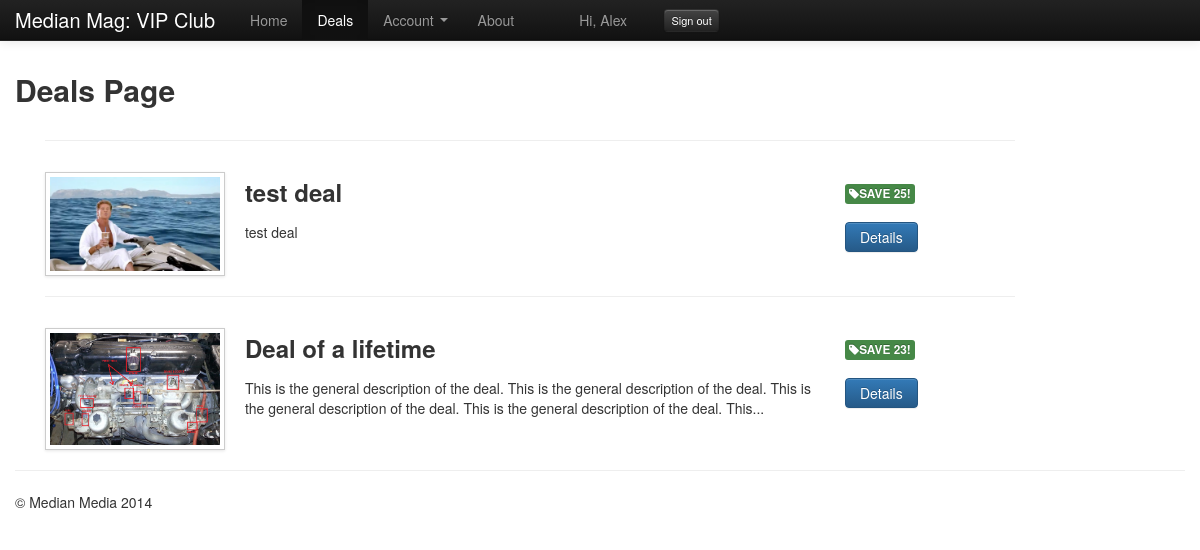
Page /index.php?p=deals (signed in) on the committed database.
### tables this page shows
CREATE TABLE IF NOT EXISTS `deals` (
  `dealer_id` int(30) NOT NULL COMMENT 'Owner Client',
  `deal_id` int(30) NOT NULL AUTO_INCREMENT COMMENT 'Deal ID',
  `deal_name` varchar(50) NOT NULL COMMENT 'Title',
  `deal_text` text NOT NULL COMMENT 'Description',
  `deal_img` varchar(200) NOT NULL COMMENT 'Img path',
  `deal_start` date NOT NULL COMMENT 'Start date',
  `deal_end` date NOT NULL COMMENT 'End date',
  `deal_oprice` decimal(10,2) NOT NULL COMMENT 'Original Price',
  `deal_vprice` decimal(10,2) NOT NULL COMMENT 'VIP Price',
  `deal_redemptions` int(10) NOT NULL COMMENT '# redemptions',
  `deal_max` int(10) NOT NULL COMMENT 'Max avail',
  `deal_active` tinyint(4) NOT NULL DEFAULT '1',
  PRIMARY KEY (`deal_id`),
  KEY `deal_id` (`deal_id`),
  KEY `deal_id_2` (`deal_id`),
  KEY `deal_id_3` (`deal_id`)
);

### index.php (called while the page is built)
<?php include('inc/head.php');?>
<?php include('inc/navbar.php');?>
<?php include('inc/main.php');?>
<?php include('inc/footer.php');?>

### inc/functions.php (called while the page is built, shortened)
<?php
function truncate_string($string, $limit, $break=" ", $pad="...")
{
  if(strlen($string) <= $limit) return $string;
  if(false !== ($breakpoint = strpos($string, $break, $limit))) {
    if($breakpoint < strlen($string) - 1) {
      $string = substr($string, 0, $breakpoint) . $pad;
    }
  }
  return $string;
}
?>

### inc/deals.php (the view, shortened to what this page needs)
<h2>Deals Page</h2>
<?php
$deal_data = mysql_query("SELECT * FROM deals WHERE deal_active = 1");
while ($deal = mysql_fetch_array($deal_data)){
	if (isset($deal)){
		$deal_id = $deal['deal_id'];
		$deal_name = $deal['deal_name'];
		$img_path = $deal['deal_img'];
		$deal_text = $deal['deal_text'];
		$deal_text = truncate_string($deal_text, 186);
		$deal_oprice = $deal['deal_oprice'];
		$deal_vprice = $deal['deal_vprice'];
		$deal_sprice = $deal_oprice - $deal_vprice;
echo "<div class=\"span10\"><hr></div>";
echo "<div class=\"span2\"><div class=\"deal-thumb\"><img src=\"";
echo $img_path;
echo "\" class=\"img-polaroid\"></div></div><div class=\"span6\">";
echo "<h3>" . htmlspecialchars($deal_name) . "</h3>";
echo "<p>" . htmlspecialchars($deal_text) . "</p></div>";
echo "<div class=\"span2\">";
echo "<br>";
echo "<span class=\"label label-success\"><i class=\"icon-tag icon-white\"></i><strong>SAVE " . $deal_sprice . "!</strong></span>";
echo "<br><br>";
echo "<a href=\"index.php?p=detail&DID=" . $deal_id . "\" ";
echo "class=\"btn btn-primary\">Details</a></div>";
	}
}
?>

### css/main.css (style rules this page uses)
html { overflow-y:scroll; }
.deal-thumb { margin: 10px 0 0 0; }

### inc/head.php (style rules this page uses)
body { padding-top: 60px; padding-bottom: 40px; }

### rows in the picture
deals: deal_img (picture), deal_name "test deal", deal_text "test deal", deal_sprice "25"
deals: deal_img (picture), deal_name "Deal of a lifetime", deal_text "This is the general description of the deal. This is the general description of the deal. This is the general description of the deal. This is the general description of the deal. This...", deal_sprice "23"

### other values in the picture
$_SESSION['fname'] "Alex"
